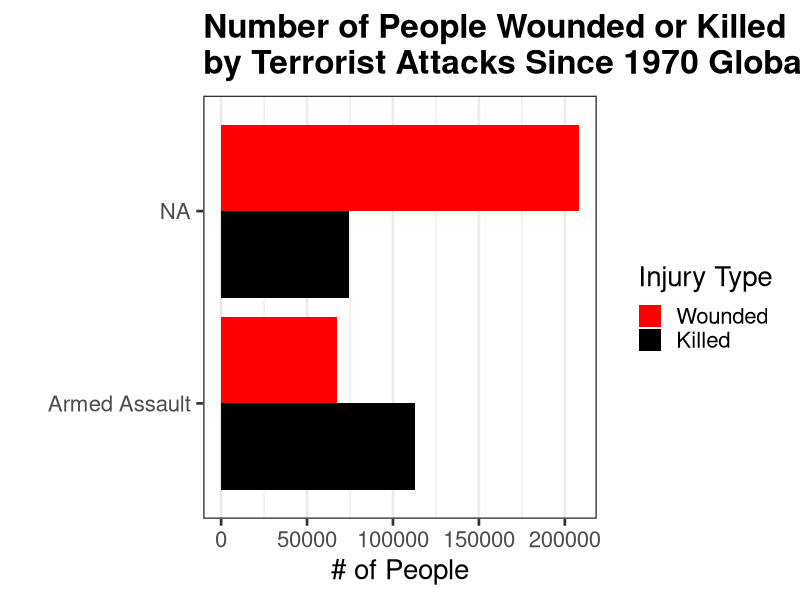
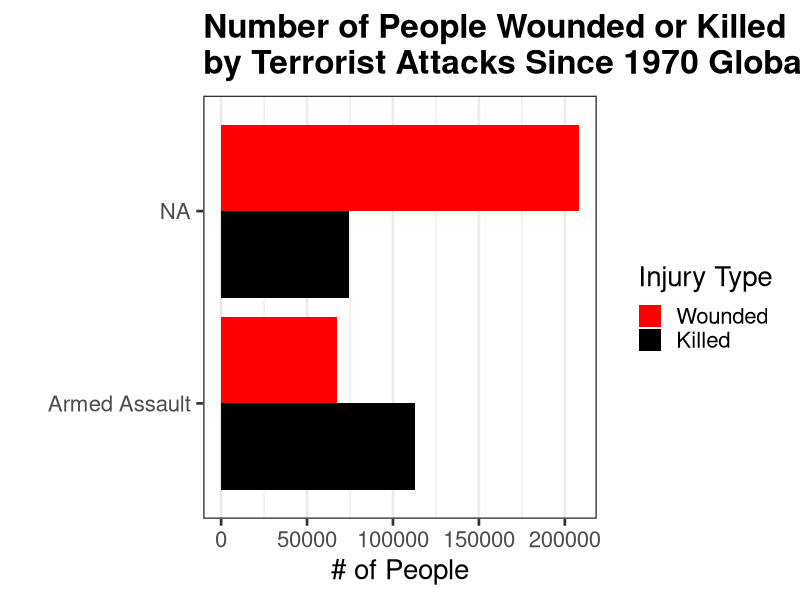

Here is the R script that generated these plots, in order:
library(dplyr)
library(ggplot2)

# read the injuries by attack type data
injuryByAttack <- read.table("injuryByAttack.csv", header = TRUE,
															row.names = NULL, sep = ",", quote = "\"")

# read the order in which the attack levels should be and reorder the data
attackTypeOrder <- read.table("injuryByAttack-attackTypeOrder.txt", header = FALSE,
															row.names = NULL, quote = "\"")
attackTypeOrder <- attackTypeOrder %>% first
injuryByAttack <-
	injuryByAttack %>%
	mutate(attacktype = factor(attacktype, attackTypeOrder))

# plot people wounded/killed per attack type
ggplot(injuryByAttack, aes(x = attacktype, y = value, fill = stat)) +
	geom_bar(stat = "identity", position = position_dodge(width=0.9)) +
	coord_flip() +
	ggtitle("Number of People Wounded or Killed\nby Terrorist Attacks Since 1970 Globally") +
	xlab("") +
	ylab("# of People") +
	scale_fill_manual(name = "Injury Type", values = c("black", "red"), labels = c('Killed', 'Wounded')) +
	guides(fill = guide_legend(reverse = TRUE)) +
	theme_bw(20) +
	theme(panel.grid.major.y = element_blank(),
				plot.title = element_text(face="bold"))
ggsave("injuryByAttack.png", width = 10, height = 6)
